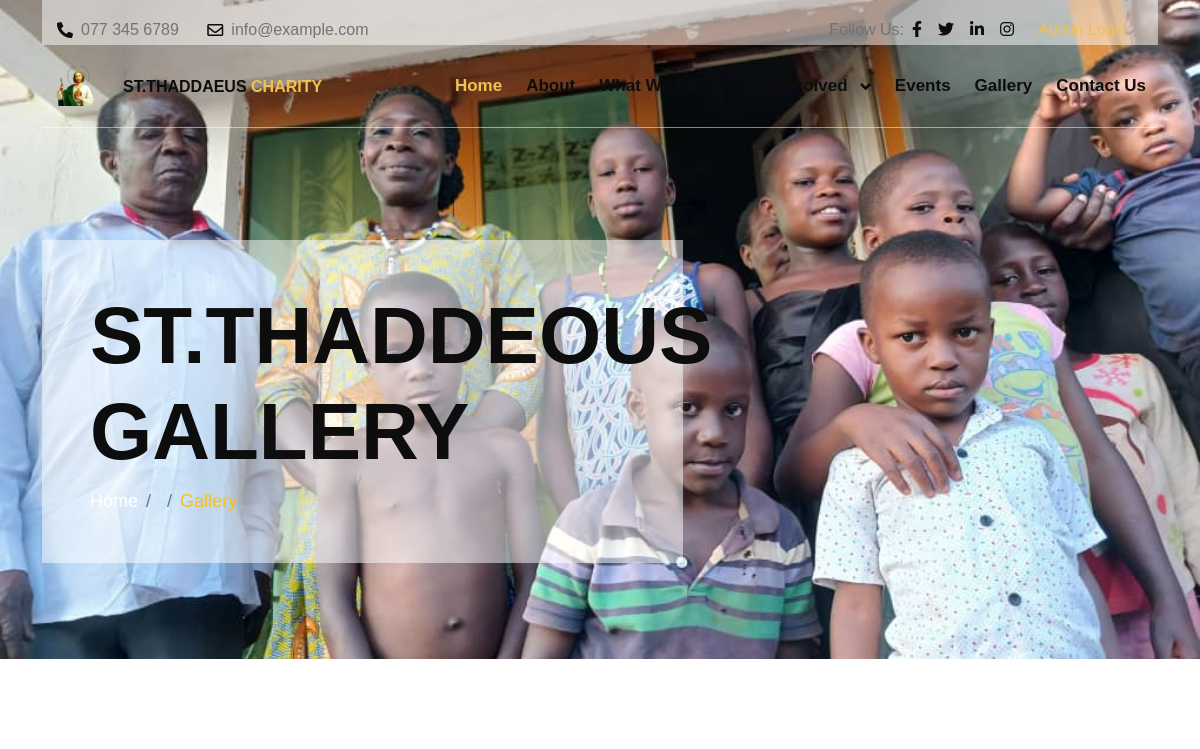
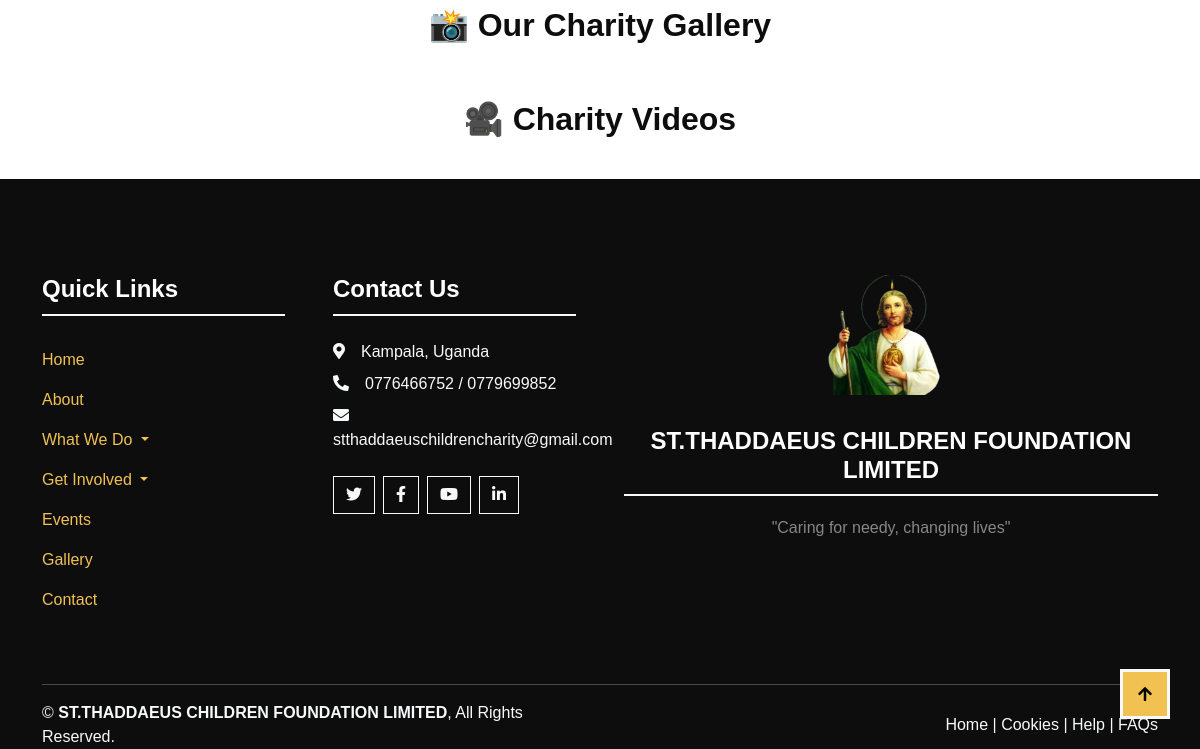
The app's page /gallery/, older data (2 pictures, top to bottom).
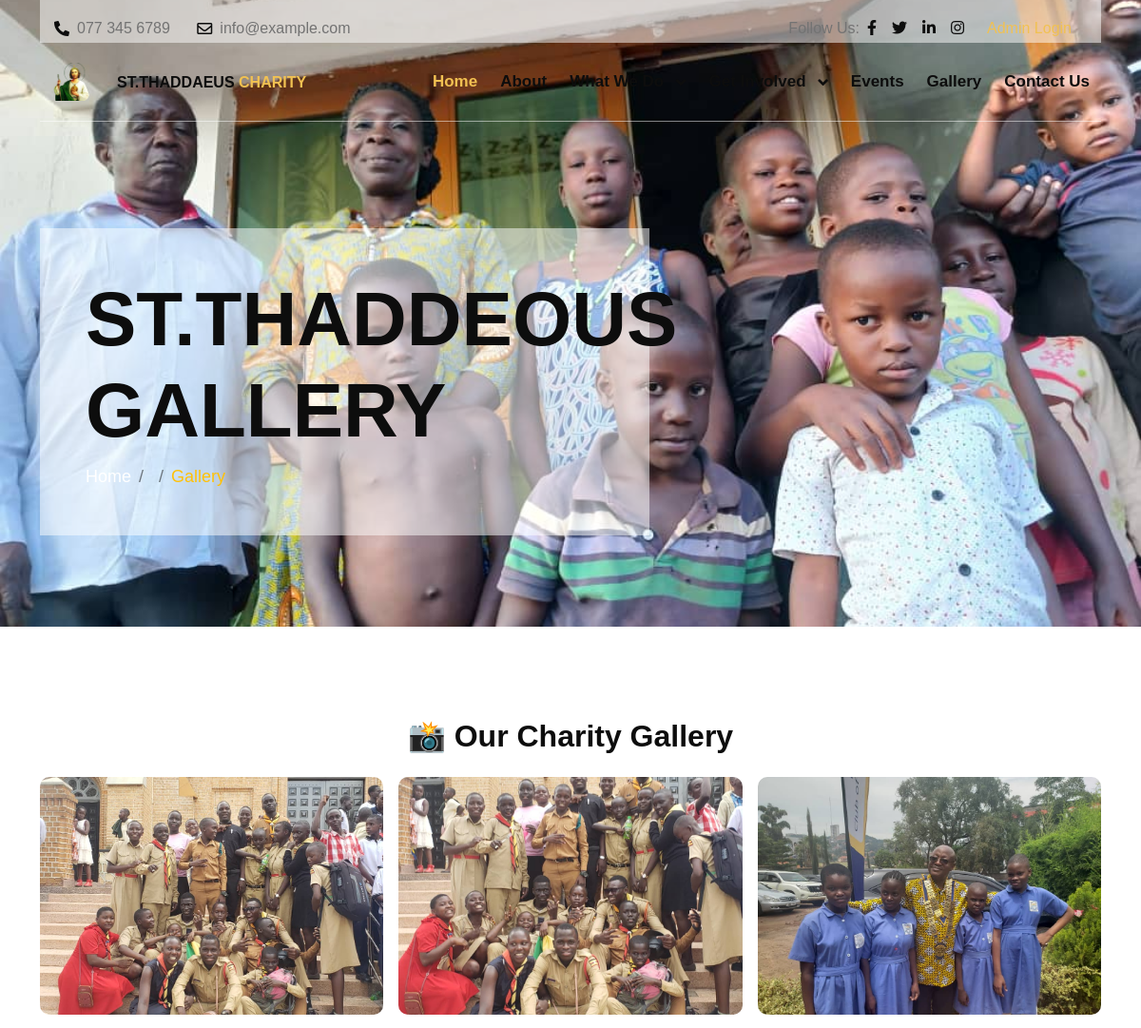
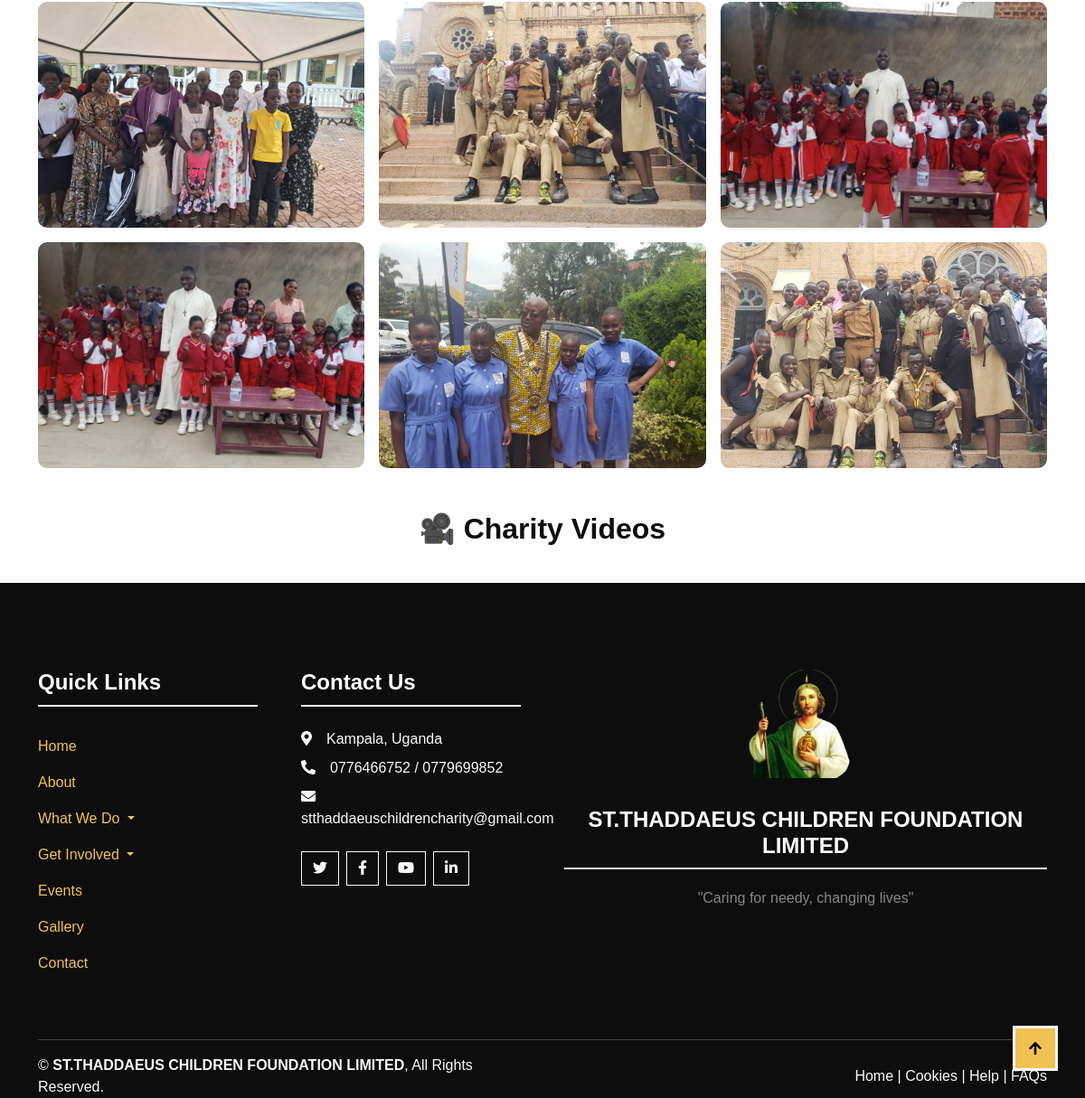
The same page, newer data (2 pictures, top to bottom).
### charityapp/models.py (models this page shows, shortened)
class CharityGallery(models.Model):
    title = models.CharField(max_length=100, blank=True)
    image = models.ImageField(upload_to='gallery/',  blank=True, null=True)
    video = models.FileField(upload_to='gallery/videos/', blank=True, null=True)
    uploaded_at = models.DateTimeField(auto_now_add=True)

### charityapp/views.py (the view)
# urls.py: path('gallery/', views.gallery, name='gallery'),
def gallery(request):
    media_items = CharityGallery.objects.all()
    return render(request, 'gallery.html', {'media_items': media_items})

### charityapp/templates/gallery.html (shortened to what this page needs)
{% extends 'base.html' %}
{%load static%}
{% block content %}
<div class="container-fluid hero-header" style="background: url('{% static 'img/5.jpeg' %}') center/cover no-repeat;">
    <div class="container">
        <div class="row">
            <div class="col-lg-7">
                <div class="hero-header-inner animated zoomIn">
                    <h1 class="display-1  fw-bold">ST.THADDEOUS GALLERY</h1>
                    <ol class="breadcrumb mb-0">
                        <li class="breadcrumb-item"><a href="{% url 'home' %}" class="text-white">Home</a></li>
                        <li class="breadcrumb-item"><a href="#" class="text-white"></a></li>
                        <li class="breadcrumb-item text-warning" aria-current="page">Gallery</li>
                    </ol>
                </div>
            </div>
        </div>
    </div>
</div>
<div class="container my-5">
    <h2 class="text-center mb-4">📸 Our Charity Gallery</h2>
    <div class="row g-3">
        {% for item in media_items %}
        {% if item.image %}
        <div class="col-md-4 col-sm-6">
            <a href="{{ item.image.url }}" data-lightbox="gallery" data-title="{{ item.title }}">
                <div class="gallery-item">
                    <img src="{{ item.image.url }}" class="img-fluid rounded shadow-sm" alt="{{ item.title }}">
                </div>
            </a>
        </div>
        {% endif %}
        {% endfor %}
    </div>
    <h2 class="text-center mt-5">🎥 Charity Videos</h2>
</div>
{% endblock %}

### charityapp/templates/base.html (shortened to what this page needs)
{% load static %}
<!DOCTYPE html>
<html lang="en">
<head>
    <link rel="stylesheet" href="https://use.fontawesome.com/releases/v5.15.4/css/all.css" />
    <link href="https://cdn.jsdelivr.net/npm/bootstrap-icons@1.4.1/font/bootstrap-icons.css" rel="stylesheet">
    <link href="{% static 'lib/animate/animate.min.css' %}" rel="stylesheet">
    <link href="{% static 'lib/owlcarousel/assets/owl.carousel.min.css' %}" rel="stylesheet">
    <link href="{% static 'css/bootstrap.min.css' %}" rel="stylesheet">
    <link href="{% static 'css/style.css' %}" rel="stylesheet">
</head>
<body>
        <div class="container-fluid fixed-top">
            <div class="container topbar d-none d-lg-block">
                <div class="topbar-inner">
                    <div class="row gx-0">
                        <div class="col-lg-7 text-start">
                            <div class="h-100 d-inline-flex align-items-center me-4">
                                <span class="fa fa-phone-alt me-2 text-dark"></span>
                                <a href="#" class="text-secondary"><span>077 345 6789</span></a>
                            </div>
                            <div class="h-100 d-inline-flex align-items-center">
                                <span class="far fa-envelope me-2 text-dark"></span>
                                <a href="#" class="text-secondary"><span>info@example.com</span></a>
                            </div>
                        </div>
                        <div class="col-lg-5 text-end">
                            <div class="h-100 d-inline-flex align-items-center">
                                <span class="text-body">Follow Us:</span>
                                <a class="text-dark px-2" href=""><i class="fab fa-facebook-f"></i></a>
                                <a class="text-dark px-2" href=""><i class="fab fa-twitter"></i></a>
                                <a class="text-dark px-2" href=""><i class="fab fa-linkedin-in"></i></a>
                                <a class="text-dark px-2" href=""><i class="fab fa-instagram"></i></a>
                                <a href="{% url 'admin:login' %}?next=/admin/" class="nav-item nav-link" >Admin Login</a>
                            </div>
                        </div>
                    </div>
                </div>
            </div>
            <div class="container">
                <nav class="navbar navbar-expand-lg navbar-light py-3">
                    <a href="{% url 'home' %}" class="navbar-brand d-flex align-items-center">
                        <img src="{% static 'img/st1.png' %}" alt="Thaddaeus Charity Logo" style="height: 40px; margin-right: 10px;">
                        <h6 class="mb-0">ST.THADDAEUS <span class="text-primary">CHARITY</span></h6>
                    </a>
                    <div class="collapse navbar-collapse" id="navbarCollapse">
                        <ul class="navbar-nav ms-auto">
                            <li class="nav-item">
                                <a href="{% url 'home' %}" class="nav-link active">Home</a>
                            </li>
                            <li class="nav-item">
                                <a href="{% url 'about' %}" class="nav-link">About</a>
                            </li>
                            <li class="nav-item dropdown">
                                <a class="nav-link dropdown-toggle" href="#" role="button" data-bs-toggle="dropdown">
                                    What We Do
                                </a>
                            </li>
                            <li class="nav-item dropdown">
                                <a class="nav-link dropdown-toggle" href="#" role="button" data-bs-toggle="dropdown">
                                    Get Involved
                                </a>
                            </li>
                            <li class="nav-item">
                                <a href="{% url 'events' %}" class="nav-link">Events</a>
                            </li>
                            <li class="nav-item">
                                <a href="{% url 'gallery' %}" class="nav-link">Gallery</a>
                            </li>
                            <li class="nav-item">
                                <a href="{% url 'contact' %}" class="nav-link">Contact Us</a>
                            </li>
                        </ul>
                    </div>
                </nav>
            </div>
        </div>
    <main>
        {% block content %}{% endblock %}
    </main>
    <div class="container-fluid bg-dark text-light footer pt-5 mt-5 wow fadeIn" data-wow-delay="0.1s">
        <div class="container py-5">
            <div class="row g-5">
                <div class="col-lg-3 col-md-6">
                    <h4 class="text-white mb-4">Quick Links</h4>
                    <div class="navbar-nav flex-column">
                        <a href="{% url 'home' %}" class="nav-item nav-link active">Home</a>
                        <a href="{% url 'about' %}" class="nav-item nav-link">About</a>
                        <div class="nav-item dropdown">
                            <a class="nav-link dropdown-toggle" href="#" id="navbarDropdown" role="button" data-bs-toggle="dropdown">
                                What We Do
                            </a>
                        </div>
                        <div class="nav-item dropdown">
                            <a href="#" class="nav-link dropdown-toggle" id="getInvolvedDropdown" role="button" data-bs-toggle="dropdown" aria-expanded="false">
                                Get Involved
                            </a>
                        </div>
                        <a href="{% url 'events' %}" class="nav-item nav-link">Events</a>
                        <a href="{% url 'gallery' %}" class="nav-item nav-link">Gallery</a>
                        <a href="{% url 'contact' %}" class="nav-item nav-link">Contact</a>
                    </div>
                </div>
                <div class="col-lg-3 col-md-6">
                    <h4 class="text-white mb-4">Contact Us</h4>
                    <p class="mb-2"><i class="fa fa-map-marker-alt me-3"></i>Kampala, Uganda</p>
                    <p class="mb-2"><i class="fa fa-phone-alt me-3"></i>0776466752 / 0779699852</p>
                    <p class="mb-2"><i class="fa fa-envelope me-3"></i>stthaddaeuschildrencharity@gmail.com</p>
                    <div class="d-flex pt-3">
                        <a class="btn btn-outline-light btn-social me-2" href="#"><i class="fab fa-twitter"></i></a>
                        <a class="btn btn-outline-light btn-social me-2" href="#"><i class="fab fa-facebook-f"></i></a>
                        <a class="btn btn-outline-light btn-social me-2" href="#"><i class="fab fa-youtube"></i></a>
                        <a class="btn btn-outline-light btn-social" href="#"><i class="fab fa-linkedin-in"></i></a>
                    </div>
                </div>
                <div class="col-lg-6 col-md-12 text-center">
                    <div class="">
                        <img src="{% static 'img/st1.png' %}" alt="Kingstone High School Logo" class="mb-3" style="height: 120px; width: auto;">
                    </div>
                    <h4 class="text-white mt-3">ST.THADDAEUS CHILDREN FOUNDATION LIMITED</h4>
                    <p class="text-white-50 mb-0">"Caring for needy, changing lives"</p>
                </div>
            </div>
        </div>
        <div class="container">
            <hr class="text-light">
            <div class="row align-items-center">
                <div class="col-md-6 text-center text-md-start mb-3 mb-md-0">
                    <p class="mb-0">&copy; <a class="text-light fw-bold" href="#">ST.THADDAEUS CHILDREN FOUNDATION LIMITED</a>, All Rights Reserved.</p>
                </div>
                <div class="col-md-6 text-center text-md-end">
                    <div class="footer-menu">
                        <a class="text-light" href="{% url 'home' %}">Home</a> |
                        <a class="text-light" href="#">Cookies</a> |
                        <a class="text-light" href="#">Help</a> |
                        <a class="text-light" href="#">FAQs</a>
                    </div>
                </div>
            </div>
        </div>
    </div>
    <a href="#" class="btn btn-primary border-3 border-light back-to-top"><i class="fa fa-arrow-up"></i></a>
</body>
</html>

### static/css/style.css (style rules this page uses)
.wow, .animated { animation-duration: 2s !important; }
.back-to-top { position: fixed; right: 30px; bottom: 30px; display: flex; width: 50px; height: 50px; align-items: center; justify-content: center; transition: 0.5s; z-index: 99; }
h1, h2, h3, .h1, .h2, .h3 { font-weight: 700 !important; font-family: 'Open', sans-serif !important; }
h4, h5, h6, .h4, .h5, .h6 { font-weight: 600 !important; font-family: 'Open', sans-serif !important; }
.btn { font-weight: 600; transition: .5s; }
.topbar .topbar-inner { height: 45px; padding: 10px 15px; background: rgba(255, 255, 255, .5); }
.topbar a, .topbar a i { transition: 0.5s; }
.fixed-top { transition: .5s; }
.navbar { border-bottom: 1px solid rgba(255, 255, 255, .5); }
.navbar .navbar-nav .nav-link { padding: 12px; color: var(--bs-dark); font-size: 17px; font-weight: 600; transition: .5s; }
.navbar .navbar-nav .nav-link:hover, .navbar .navbar-nav .nav-link.active, .fixed-top.bg-white .navbar .navbar-nav .nav-link:hover, .fixed-top.bg-white .navbar .navbar-nav .nav-link.active { color: var(--bs-primary); }
.navbar .dropdown-toggle::after { border: none; content: "\f107"; font-family: "Font Awesome 5 Free"; font-weight: 700; vertical-align: middle; margin-left: 8px; }
@media (min-width: 992px) { .navbar-collapse { background: transparent !important; } }
.hero-header { margin-bottom: 6rem; padding-top: 15rem; padding-bottom: 6rem; background: url("../img/hero.jpg"), center center no-repeat; background-size: cover; }
.hero-header .hero-header-inner { padding: 3rem; background: rgba(255, 255, 255, .5); }
.hero-header .breadcrumb-item { font-size: 18px; }
.footer { margin-top: 6rem; background: var(--bs-dark); }

### charityapp/templates/base.html (style rules this page uses)
.footer { background: #343a40; }
.footer h4 { border-bottom: 2px solid #f8f9fa; padding-bottom: 10px; margin-bottom: 20px; }
.nav-link { transition: color 0.3s ease; }
.btn-social { transition: transform 0.3s ease; }
.footer-menu a { color: #f8f9fa; transition: color 0.3s ease; }
.footer hr { border-top: 1px solid #f8f9fa; }

### charityapp/templates/gallery.html (style rules this page uses)
.gallery-item { position: relative; overflow: hidden; border-radius: 10px; }
.gallery-item img { width: 100%; height: 250px; object-fit: cover; transition: transform 0.3s ease-in-out; }

Row changes from the older to the newer data that the page shows:
added CharityGallery: image (picture)
added CharityGallery: image (picture)
added CharityGallery: image (picture)
added CharityGallery: image (picture)
added CharityGallery: image (picture)
added CharityGallery: image (picture)
added CharityGallery: image (picture)
added CharityGallery: image (picture)
added CharityGallery: image (picture)
